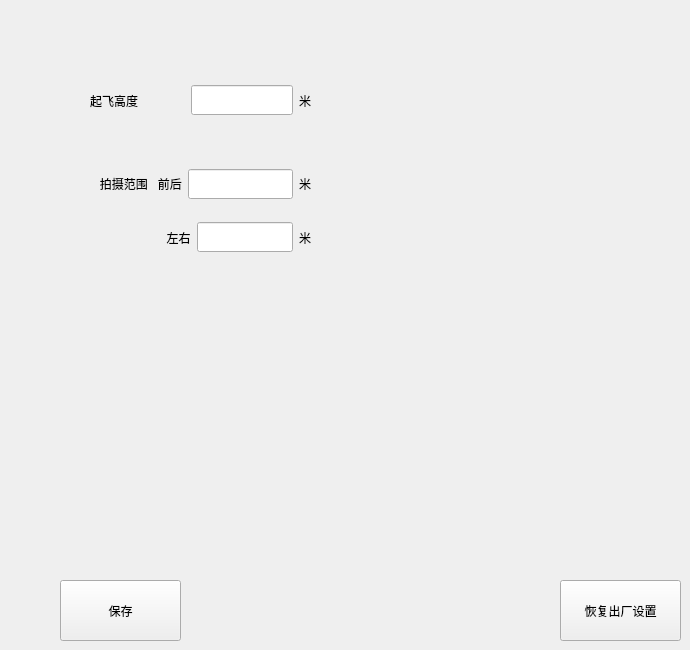
    <widget class="QWidget" name="tab_6">
     <attribute name="title">
      <string>     设置     </string>
     </attribute>
     <widget class="QWidget" name="layoutWidget_7">
      <property name="geometry">
       <rect>
        <x>90</x>
        <y>70</y>
        <width>221</width>
        <height>61</height>
       </rect>
      </property>
      <layout class="QHBoxLayout" name="horizontalLayout_8">
       <item>
        <widget class="QLabel" name="label_Take_Off_Height">
         <property name="text">
          <string>起飞高度              </string>
         </property>
        </widget>
       </item>
       <item>
        <widget class="QLineEdit" name="lineEdit_Take_Off_Height">
         <property name="minimumSize">
          <size>
           <width>0</width>
           <height>30</height>
          </size>
         </property>
         <property name="maximumSize">
          <size>
           <width>16777215</width>
           <height>30</height>
          </size>
         </property>
        </widget>
       </item>
       <item>
        <widget class="QLabel" name="label_Take_OFF_Height_Unit">
         <property name="text">
          <string>米</string>
         </property>
        </widget>
       </item>
      </layout>
     </widget>
     <widget class="QPushButton" name="pushButton_Save_Config">
      <property name="geometry">
       <rect>
        <x>60</x>
        <y>580</y>
        <width>121</width>
        <height>61</height>
       </rect>
      </property>
      <property name="text">
       <string>保存</string>
      </property>
     </widget>
     <widget class="QPushButton" name="pushButton_Restore_Config_">
      <property name="geometry">
       <rect>
        <x>560</x>
        <y>580</y>
        <width>121</width>
        <height>61</height>
       </rect>
      </property>
      <property name="text">
       <string>恢复出厂设置</string>
      </property>
     </widget>
     <widget class="QWidget" name="layoutWidget">
      <property name="geometry">
       <rect>
        <x>90</x>
        <y>160</y>
        <width>221</width>
        <height>101</height>
       </rect>
      </property>
      <layout class="QVBoxLayout" name="verticalLayout_10">
       <item>
        <layout class="QHBoxLayout" name="horizontalLayout_9">
         <item>
          <widget class="QLabel" name="label_32">
           <property name="text">
            <string>   拍摄范围   前后</string>
           </property>
          </widget>
         </item>
         <item>
          <widget class="QLineEdit" name="lineEdit_Spray_Length">
           <property name="minimumSize">
            <size>
             <width>0</width>
             <height>30</height>
            </size>
           </property>
           <property name="maximumSize">
            <size>
             <width>16777215</width>
             <height>30</height>
            </size>
           </property>
          </widget>
         </item>
         <item>
          <widget class="QLabel" name="label_33">
           <property name="text">
            <string>米</string>
           </property>
          </widget>
         </item>
        </layout>
       </item>
       <item>
        <layout class="QHBoxLayout" name="horizontalLayout_10">
         <item>
          <widget class="QLabel" name="label_34">
           <property name="text">
            <string>                       左右</string>
           </property>
          </widget>
         </item>
         <item>
          <widget class="QLineEdit" name="lineEdit_Spray_Width">
           <property name="minimumSize">
            <size>
             <width>0</width>
             <height>30</height>
            </size>
           </property>
           <property name="maximumSize">
            <size>
             <width>16777215</width>
             <height>30</height>
            </size>
           </property>
          </widget>
         </item>
         <item>
          <widget class="QLabel" name="label_35">
           <property name="text">
            <string>米</string>
           </property>
          </widget>
         </item>
        </layout>
       </item>
      </layout>
     </widget>
    </widget>
